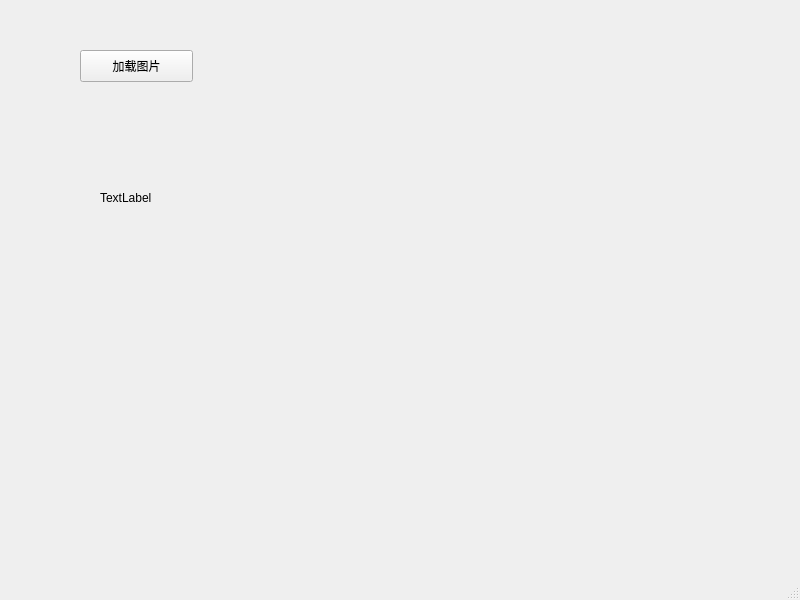
<?xml version="1.0" encoding="UTF-8"?>
<ui version="4.0">
 <class>MainWindow</class>
 <widget class="QMainWindow" name="MainWindow">
  <property name="geometry">
   <rect>
    <x>0</x>
    <y>0</y>
    <width>800</width>
    <height>600</height>
   </rect>
  </property>
  <property name="windowTitle">
   <string>图像小工具</string>
  </property>
  <property name="windowIcon">
   <iconset>
    <normaloff>../img/Tools.png</normaloff>../img/Tools.png</iconset>
  </property>
  <widget class="QWidget" name="centralwidget">
   <widget class="QPushButton" name="pushButton">
    <property name="geometry">
     <rect>
      <x>80</x>
      <y>50</y>
      <width>113</width>
      <height>32</height>
     </rect>
    </property>
    <property name="text">
     <string>加载图片</string>
    </property>
   </widget>
   <widget class="QLabel" name="label">
    <property name="geometry">
     <rect>
      <x>100</x>
      <y>190</y>
      <width>60</width>
      <height>16</height>
     </rect>
    </property>
    <property name="text">
     <string>TextLabel</string>
    </property>
   </widget>
  </widget>
  <widget class="QMenuBar" name="menubar">
   <property name="geometry">
    <rect>
     <x>0</x>
     <y>0</y>
     <width>800</width>
     <height>22</height>
    </rect>
   </property>
  </widget>
  <widget class="QStatusBar" name="statusbar"/>
 </widget>
 <resources/>
 <connections/>
</ui>
